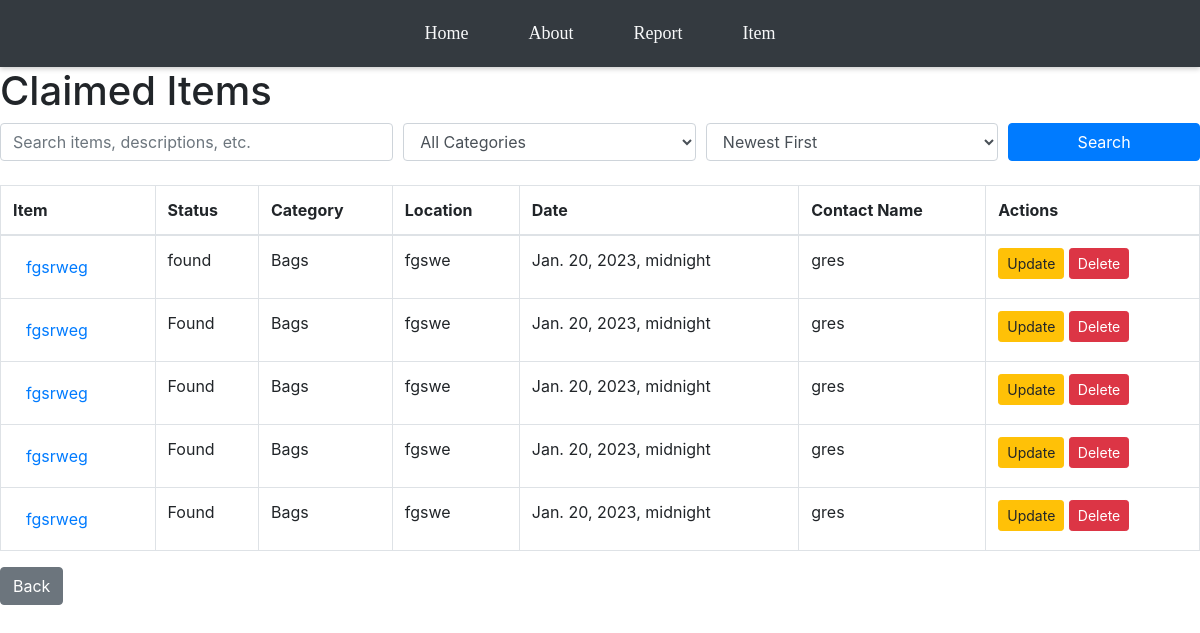
The page /found-item/ (signed in) on the database its author committed.
### app/models.py (models this page shows, shortened)
class LostAndFoundItem(models.Model):
    STATUS_CHOICES = [
        ('lost', 'Lost'),
        ('found', 'Found'),
    ]
    item = models.CharField(max_length=100)
    description = models.TextField(max_length=500)
    category = models.ForeignKey(Category, on_delete=models.SET_NULL, null=True, blank=True)
    status = models.CharField(max_length=10, choices=STATUS_CHOICES)
    location = models.CharField(max_length=255)
    date = models.DateTimeField()
    contact_name = models.CharField(max_length=100)
    contact_phone = models.CharField(max_length=15, blank=True, null=True)
    image = models.ImageField(upload_to='lost_and_found_images/', blank=True, null=True)
    created_at = models.DateTimeField(auto_now_add=True)
    updated_at = models.DateTimeField(auto_now=True)
    class Meta:
        ordering = ['-date']
        verbose_name = "Lost and Found Item"
        verbose_name_plural = "Lost and Found Items"

class Category(models.Model):
    name = models.CharField(
        max_length=100,
        unique=True,
        help_text="Name of the category (e.g., Electronics, Clothing, Accessories)."
    )
    description = models.TextField(
        blank=True,
        null=True,
        help_text="Optional detailed description of the category."
    )
    class Meta:
        verbose_name = "Category"
        verbose_name_plural = "Categories"
        ordering = ["name"]

### app/views.py (the view, shortened to what this page needs)
# urls.py: path('found-item/', FoundItemPageView.as_view(), name='found-item'),
class FoundItemPageView(LoginRequiredMixin, ListView):
    model = LostAndFoundItem
    context_object_name = 'founditems'  # This must match what the template uses
    template_name = 'app/founditem.html'  # Ensures this template is used
    def dispatch(self, request, *args, **kwargs):
        if not request.user.is_authenticated:
            return redirect('home')
        return super().dispatch(request, *args, **kwargs)
    def get_queryset(self):
        queryset = LostAndFoundItem.objects.filter(status__iexact='found')
        query = self.request.GET.get('q')
        category = self.request.GET.get('category')
        if category:
            queryset = queryset.filter(category__name__icontains=category)
        sort_by = self.request.GET.get('sort', '-date')  # Sort by newest items first by default
        queryset = queryset.order_by(sort_by)
        return queryset
    def get_context_data(self, **kwargs):
        context = super().get_context_data(**kwargs)
        context['categories'] = Category.objects.all()  # Pass categories to template for filtering
        return context

### app/templates/app/founditem.html (shortened to what this page needs)
{% extends 'app/base.html' %}
{% block content %}
    <h1>Claimed Items</h1>
    <form method="GET" class="mb-4">
        <div class="form-row">
            <div class="col-md-4">
                <input
                    type="text"
                    name="q"
                    class="form-control"
                    placeholder="Search items, descriptions, etc."
                    value="{{ request.GET.q|default:'' }}">
            </div>
            <div class="col-md-3">
                <select name="category" class="form-control">
                    <option value="">All Categories</option>
                </select>
            </div>
            <div class="col-md-3">
                <select name="sort" class="form-control">
                    <option value="-date" {% if request.GET.sort == '-date' %}selected{% endif %}>Newest First</option>
                </select>
            </div>
            <div class="col-md-2">
                <button type="submit" class="btn btn-primary btn-block">Search</button>
            </div>
        </div>
    </form>
    <table class="table table-bordered">
        <thead>
            <tr>
                <th>Item</th>
                <th>Status</th>
                <th>Category</th>
                <th>Location</th>
                <th>Date</th>
                <th>Contact Name</th>
                <th>Actions</th>
            </tr>
        </thead>
        <tbody>
            {% for item in founditems %}
                <tr>
                    <td>
                        <a href="{% url 'lost-item-view' item.pk %}" class="btn btn-link">
                            {{ item.item }}
                        </a>
                    </td>
                    <td>{{ item.status }}</td>
                    <td>{{ item.category.name }}</td>
                    <td>{{ item.location }}</td>
                    <td>{{ item.date }}</td>
                    <td>{{ item.contact_name }}</td>
                    <td>
                        <a href="{% url 'update-lost-item' item.pk %}" class="btn btn-warning btn-sm">Update</a>
                        <a href="{% url 'delete-lost-item' item.pk %}" class="btn btn-danger btn-sm">Delete</a>
                    </td>
                </tr>
            {% empty %}
                <tr>
                    <td colspan="7">No items found matching your search.</td>
                </tr>
            {% endfor %}
        </tbody>
    </table>
    <a href="{% url 'lost-item' %}" class="btn btn-secondary">Back</a>
{% endblock %}

### static/css/base.css (style rules this page uses)
.btn { padding: 10px; color: white; border: none; border-radius: 5px; text-decoration: none; display: inline-block; }
.btn-primary { background-color: #007bff; }
.btn-danger { background-color: #dc3545; }
.btn-warning { background-color: #ffc107; }

### rows shown on the page
LostAndFoundItem: item "fgsrweg", status "found", category.name "Bags", location "fgswe", date "Jan. 20, 2023, midnight", contact_name "gres"
LostAndFoundItem: item "fgsrweg", status "Found", category.name "Bags", location "fgswe", date "Jan. 20, 2023, midnight", contact_name "gres"
LostAndFoundItem: item "fgsrweg", status "Found", category.name "Bags", location "fgswe", date "Jan. 20, 2023, midnight", contact_name "gres"
LostAndFoundItem: item "fgsrweg", status "Found", category.name "Bags", location "fgswe", date "Jan. 20, 2023, midnight", contact_name "gres"
LostAndFoundItem: item "fgsrweg", status "Found", category.name "Bags", location "fgswe", date "Jan. 20, 2023, midnight", contact_name "gres"
